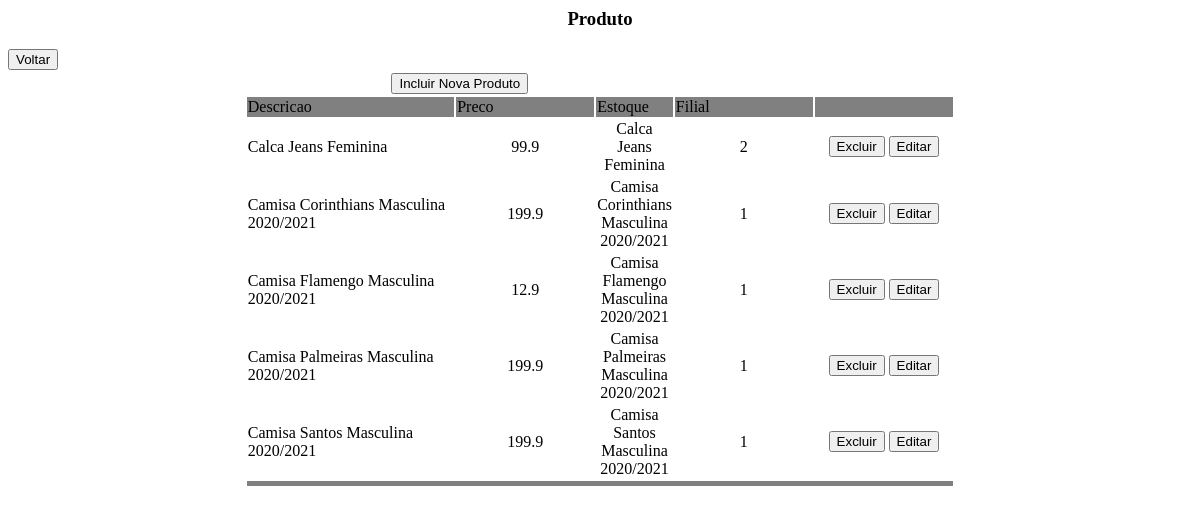
The page /listar_produto.php on the database as committed earlier.
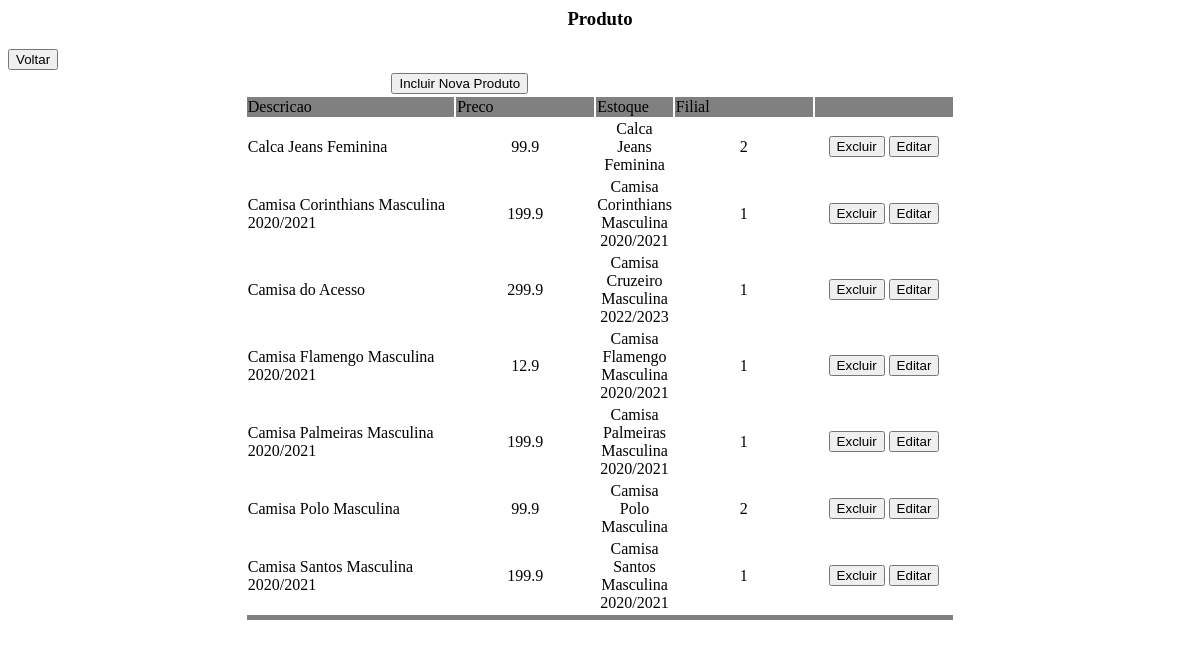
The same page on the database as committed later.
### tables this page shows
CREATE TABLE Produto (
	idProduto		INT 			NOT NULL AUTO_INCREMENT,
	descricao		VARCHAR(256)	NOT NULL,
    estoque			INT(10)			NOT NULL,
    preco			REAL			NOT NULL,
    titulo			VARCHAR(50)		NOT NULL,
    idFilial		INT				NOT NULL,
    CONSTRAINT pk_produto PRIMARY KEY (idProduto)
);

### listar_produto.php (the view, shortened to what this page needs)
<html>
<head>
</head>
<body>
    <center>
        <h3>Produto</h3>
    </center>
    <form name="form1" method="POST" action="form_incluir_produto.php">
        <input type="button" value="Voltar" onclick="location.href='index.php'">
        <table border="0" align="center" width="60%">
            <?php
            include("./config.php");
            $con = mysqli_connect($host, $login, $senha, $bd);
            $sql = "SELECT * FROM produto ORDER BY descricao";
            $tabela = mysqli_query($con, $sql);
            if (mysqli_num_rows($tabela) == 0) {
            ?>
                <tr>
                    <td align="center">Nao ha nenhum produto cadastrado.</td>
                </tr>
                <tr>
                    <td align="center"><input type="submit" value="incluir Produto"></td>
                </tr>
            <?php
            } else {
            ?>
                <tr>
                    <td colspan="3" align="center"><input type="submit" value="Incluir Nova Produto"></td>
                </tr>
                <tr bgcolor="grey">
                    <td width="30%">Descricao</td>
                    <td width="20%">Preco</td>
                    <td width="10%">Estoque</td>
                    <td width="20%">Filial</td>
                    <td width="30%"></td>
                </tr>
                <?php
                while ($dados = mysqli_fetch_row($tabela)) {
                ?>
                    <tr>
                        <td><?php echo $dados[1]; ?></td>
                        <td align="center"><?php echo $dados[3]; ?></td>
                        <td align="center"><?php echo $dados[4]; ?></td>
                        <td align="center"><?php echo $dados[5]; ?></td>
                        <td align="center">
                            <input type="button" value="Excluir" onclick="location.href='excluir_produto.php?idProduto=<?php echo $dados[0]; ?>'">
                            <input type="button" value="Editar" onclick="location.href='form_incluir_produto.php?idProduto=<?php echo $dados[0]; ?>'">
                        </td>
                    </tr>
                <?php
                }
                ?>
                <tr bgcolor="grey">
                    <td colspan="5" height="5"></td>
                </tr>
            <?php
            }
            ?>
        </table>
    </form>
</body>
</html>

Rows that differ between the two databases and show on the page:
added produto: descricao "Camisa do Acesso", preco "299.9", titulo "Camisa Cruzeiro Masculina 2022/2023", idFilial "1"
added produto: descricao "Camisa Polo Masculina", preco "99.9", titulo "Camisa Polo Masculina", idFilial "2"
